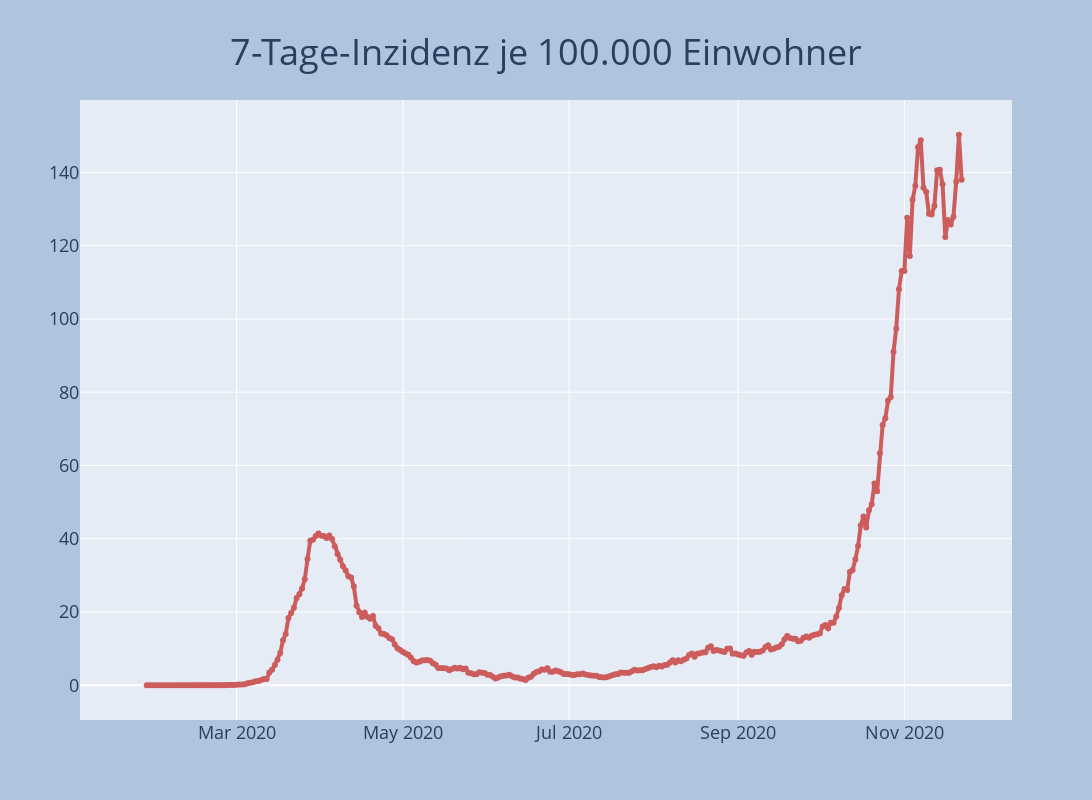

Write notebook code for a chart like this one.
### Code cell
fig = go.Figure()
fig.add_trace(go.Scatter(x=df.datum, y=df.sieben_tage_inzidenz / bevölkerung * 100_000,mode='lines+markers', line=dict(color='indianred', width=4),name='7-Tage-Inzidenz'))
fig = plot_layout(fig, '7-Tage-Inzidenz je 100.000 Einwohner')
fig.show()

### Figure 1 — Plotly figure (JSON) as saved in the notebook; plotly's stock layout.template omitted (floating-point values rounded to 4 significant figures; data arrays with more than 128 entries replaced by an {"elided": "..."} marker saying what was removed)
{"data": [{"line": {"color": "indianred", "width": 4}, "mode": "lines+markers", "name": "7-Tage-Inzidenz", "type": "scatter", "x": {"elided": "306 str values"}, "y": {"elided": "306 float values"}}], "layout": {"autosize": false, "height": 800, "hovermode": "x", "legend": {"bgcolor": "lightgray", "font": {"color": "black", "size": 18}, "x": 0.05, "y": 0.95}, "paper_bgcolor": "LightSteelBlue", "title": {"font": {"size": 36}, "text": "7-Tage-Inzidenz je 100.000 Einwohner", "x": 0.5, "xanchor": "center", "y": 0.95}, "width": 1600, "xaxis": {"tickfont": {"size": 18}}, "yaxis": {"tickfont": {"size": 18}}}}
